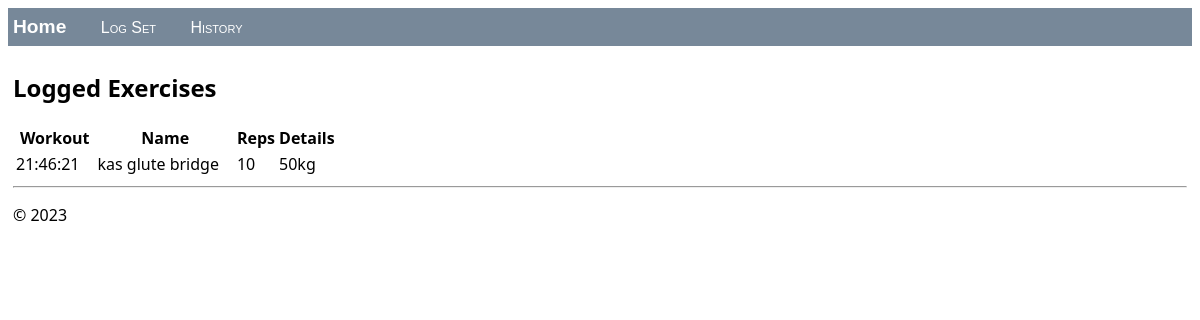
Before: /history with the older database file.
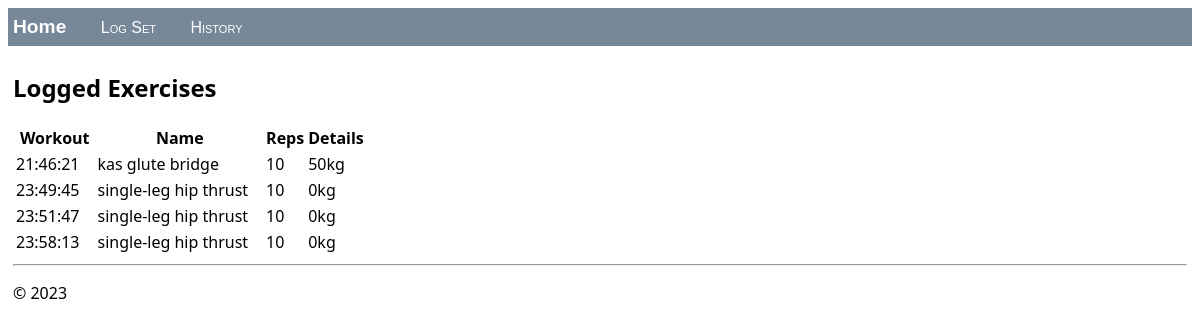
After: the same page with the newer database file.
### hello/models.py (models this page shows, shortened)
class Exercise(models.Model):
    id = models.CharField(primary_key=True, max_length=100, default=datetime.datetime.now().strftime("%H:%M:%S"))
    EXERCISE_CATEGORIES = [
    ('legs', (
        ('ht', 'hip thrust'),
        ('kas', 'kas glute bridge'),
        ('sht', 'single-leg hip thrust'),
        ('be', 'back extension'),
        ('s', 'squat'),
        ('bss', 'BSS'),
        ('rdl', 'RDL'),
        ('dl', 'deadlift'),
        ('su', 'step-ups'),
    )),
    ('upper-body', (
        ('bc', 'bicep curls'),
        ('hc', 'hammer curls'),
        ('pu', 'pull-ups'),
    )),
    ('abs', (
        ('io', 'in-n-outs'),
        ('pl', 'plank'),
        ('spl', 'side plank'),
        ('hd', 'hip dips'),
        ('vs', 'v-sit'),
    )),
    ('cardio', (
        ('jo', 'jo'),
        ('bi', 'bike'),
        ('st', 'stair master'),
    )),]
    exercise = models.CharField(max_length=3, choices=EXERCISE_CATEGORIES)
    reps = models.IntegerField(default='10')
    val = models.IntegerField(default='0')
    UNIT_OPTIONS = [('kg', 'kg'),('lb','lb'),('s','seconds'),('min', 'minutes')]
    specs = models.CharField(max_length=3, choices=UNIT_OPTIONS, default=('kg', 'kg'))
    details = models.CharField(max_length=10, default='')

### hello/views.py (the view)
class MyWorkoutView(ListView):
    model = Exercise
    def get_context_data(self, **kwargs):
        context = super(MyWorkoutView, self).get_context_data(**kwargs)
        return context

### hello/templates/hello/history.html (shortened to what this page needs)
{% extends "hello/layout.html" %}
{% block content %}
    <h2>Logged Exercises</h2>
    {% if exercise_list %}
        <table class="exercise_list">
            <thead>
            <tr>
                <th>Workout</th>
                <th>Name</th>
                <th>Reps</th>
                <th>Details</th>
            </tr>
            </thead>
            <tbody>
            {% for exercise in exercise_list %}
                <tr>
                    <td>{{ exercise.id }}</td>
                    <td>{{ exercise.get_exercise_display }}</td>
                    <td>{{ exercise.reps }}</td>
                    <td>{{ exercise.details }}</td>
                </tr>
            {% endfor %}
            </tbody>
        </table>
    {% else %}
        <p>No exercises have been logged. Use the <a href="{% url 'exercise' %}">Log workout form</a>.</p>
    {% endif %}
{% endblock %}

### hello/templates/hello/layout.html (shortened to what this page needs)
<!DOCTYPE html>
<html>
<head>
    {% load static %}
    <link rel="stylesheet" type="text/css" href="{% static 'hello/site.css' %}"/>
</head>
<body>
<div class="navbar">
    <a href="{% url 'home' %}" class="navbar-brand">Home</a>
    <a href="{% url 'exercise' %}" class="navbar-item">Log Set</a>
    <a href="{% url 'history' %}" class="navbar-item">History</a>
</div>
<div class="body-content">
    {% block content %}
    {% endblock %}
    <hr/>
    <footer>
        <p>&copy; 2023</p>
    </footer>
</div>
</body>
</html>

### hello/static/hello/site.css (style rules this page uses)
.navbar { background-color: lightslategray; font-size: 1em; font-family: 'Trebuchet MS', 'Lucida Sans Unicode', 'Lucida Grande', 'Lucida Sans', Arial, sans-serif; color: white; padding: 8px 5px 8px 5px; }
.navbar a { text-decoration: none; color: inherit; }
.navbar-brand { font-size: 1.2em; font-weight: 600; }
.navbar-item { font-variant: small-caps; margin-left: 30px; }
.body-content { padding: 5px; font-family:'Segoe UI', Tahoma, Geneva, Verdana, sans-serif; }
.message_list th,td { text-align: left; padding-right: 15px; }

Changed rows visible on the page:
added Exercise: id "23:49:45", exercise "single-leg hip thrust", reps "10", details "0kg"
added Exercise: id "23:51:47", exercise "single-leg hip thrust", reps "10", details "0kg"
added Exercise: id "23:58:13", exercise "single-leg hip thrust", reps "10", details "0kg"
